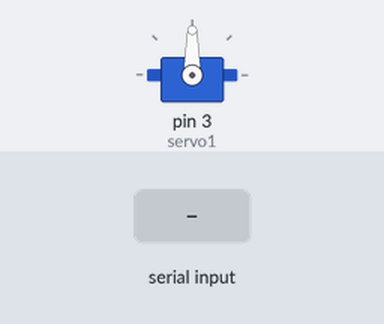
Simulated run of this sketch. Board: Arduino Uno, built with avr-gcc and run on an emulated ATmega328P. On the bench: servo. Inputs (shaded band) come from the test bench. What the sketch prints to the serial monitor is not drawn.

Above: at 1.2 s.
1.3 s: "A" received over Serial
At 1.75 s:
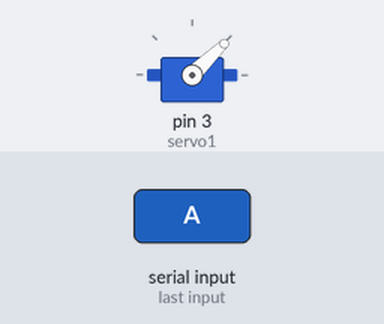
At 4.5 s:
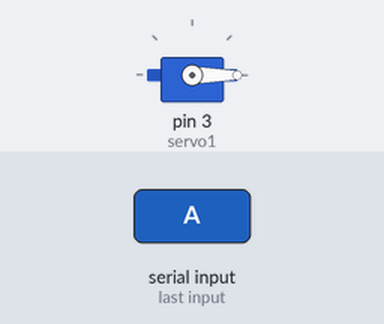
Timing chart, 0 to 6.0 s (numbered marks = the images above; inputs shaded):
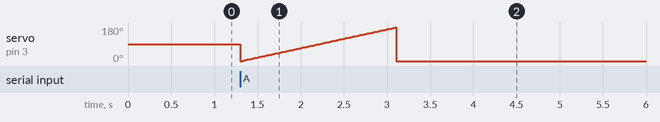

The sketch:

ServoWrite.ino
```cpp
#include <Servo.h>

Servo servo1;  // Crea un Objeto servo
int posicion;    // Variable de la posicion del servo
int valor;
char val;


void setup()
{
  servo1.attach(3);  // Selecionamos el pin 3 como el pin de control para els ervo
  Serial.begin(9600);
}

void loop() {

  if(Serial.available()>0) {

    val = Serial.read();

    if ( val == 'A') {

      //posicion =179;

      for (int i = 0; i<179; i++) {
        servo1.write (i);
        //servo1.write (179);
        //servo1.write (1);
        delay (10);
      }
      servo1.write (0);
      delay (2000);
      Serial.write(100);
      Serial.flush();

    }
  Serial.flush();

                            // Y le damos un tiempo para que sea capaz de moverse
}
}
```
